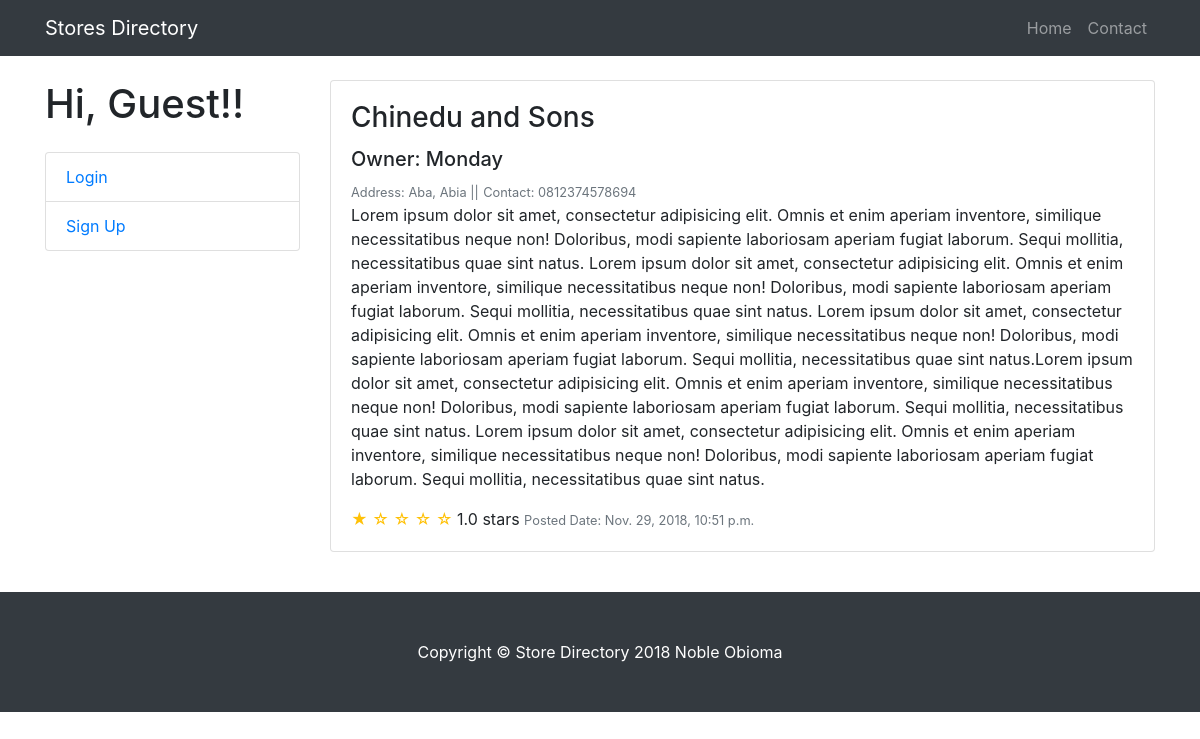
Page /store/post/1 on the committed database.
### pages/models.py (models this page shows, shortened)
class Store(models.Model):
    storename = models.CharField(max_length=200)
    storeaddress = models.CharField(max_length=200)
    storedetails = models.TextField(default='Empty')
    storeowner = models.CharField(max_length=200)
    contact = models.CharField(max_length=50)
    create_date = models.DateTimeField(default=datetime.datetime.now)
    stars = models.IntegerField(default=1, help_text='select 1-5 to rate')
    author = models.ForeignKey(settings.AUTH_USER_MODEL, on_delete=models.CASCADE,)

### pages/views.py (the view)
# urls.py: path('store/post/<int:pk>', views.StoreDetailView.as_view(), name='storedetail'),
class StoreDetailView(DetailView):
    model = Store
    template_name = 'pages/storedetail.html'

### templates/pages/storedetail.html
{% extends 'base.html' %}
{% block content %}
<div class="collapse navbar-collapse" id="navbarResponsive">
  <ul class="navbar-nav ml-auto">
    <li class="nav-item">
      <a class="nav-link" href="#">Home</a>
    </li>
    <li class="nav-item">
      <a class="nav-link" href="{% url 'contact' %}">Contact</a>
    </li>
  </ul>
</div>
</div>
</nav>
<div class="container">
<div class="row">
{% if user.is_authenticated %}
  <div class="col-lg-3">
    <h1 class="my-4">Hi {{ user.username }}!</h1>
    <h5 class="">{{ user.email }}</h5>
    <div class="list-group">
      <a href="{% url 'editstore' store.pk %}" class="btn btn-success">Update</a>
      <a href="{% url 'deletestore' store.pk %}" class="btn btn-danger">Delete</a>
      <a href="{% url 'newstore' %}" class="btn btn-primary">Create New Store</a>
      <a href="{% url 'logout' %}" class="btn btn-warning">Logout</a>
    </div>
  </div>
{% else %}
<div class="col-lg-3">
  <h1 class="my-4">Hi, Guest!!</h1>
  <div class="list-group">
    <a href="{% url 'login' %}" class="list-group-item">Login</a>
    <a href="{% url 'signup' %}" class="list-group-item">Sign Up</a>
  </div>
</div>
{% endif %}
<div class="col-lg-9">
  <div class="card mt-4">
    <div class="card-body">
      <h3 class="card-title">{{store.storename}}</h3>
      <h5>Owner: {{store.storeowner}}</h5>
      <small class="text-muted">Address: {{ store.storeaddress }} ||</small>
      <small class="text-muted"> Contact: {{ store.contact }}</small>
      <p class="card-text">{{store.storedetails}}</p>
      {% if store.stars == 1 %}
        <span class="text-warning">&#9733; &#9734; &#9734; &#9734; &#9734;</span>
        1.0 stars
      {% elif store.stars == 2 %}
        <span class="text-warning">&#9733; &#9733; &#9734; &#9734; &#9734;;</span>
        2.0 stars
      {% elif store.stars == 3 %}
        <span class="text-warning">&#9733; &#9733; &#9733; &#9734; &#9734;</span>
        3.0 stars
      {% elif store.stars == 4 %}
        <span class="text-warning">&#9733; &#9733; &#9733; &#9733; &#9734;</span>
        4.0 stars
      {% elif store.stars == 5 %}
        <span class="text-warning">&#9733; &#9733; &#9733; &#9733; &#9733;</span>
        5.0 stars
      {% else %}
        <span class="text-warning">&#9734; &#9734; &#9734; &#9734; &#9734;</span>
        - stars
      {% endif %}
      <small class="text-muted">Posted Date: {{ store.create_date }}</small>
    </div>
  </div>
</div>
</div>
</div>
<p>&nbsp;</p>
{% endblock content %}

### static/css/shop-item.css (style rules this page uses)
body { padding-top: 54px; }
@media (min-width: 992px) { body { padding-top: 56px; } }

### rows in the picture
Store: storename "Chinedu and Sons", storeowner "Monday", storeaddress "Aba, Abia", contact "0812374578694", storedetails "Lorem ipsum dolor sit amet, consectetur adipisicing elit. Omnis et enim aperiam inventore, similique necessitatibus neque non! Doloribus, modi sapiente laboriosam aperiam fugiat laborum. Sequi mollitia, necessitatibus quae sint natus. Lorem ipsum dolor sit amet, consectetur adipisicing elit. Omnis et enim aperiam inventore, similique necessitatibus neque non! Doloribus, modi sapiente laboriosam aperiam fugiat laborum. Sequi mollitia, necessitatibus quae sint natus. Lorem ipsum dolor sit amet, consectetur adipisicing elit. Omnis et enim aperiam inventore, similique necessitatibus neque non! Doloribus, modi sapiente laboriosam aperiam fugiat laborum. Sequi mollitia, necessitatibus quae sint…", create_date "Nov. 29, 2018, 10:51 p.m."
